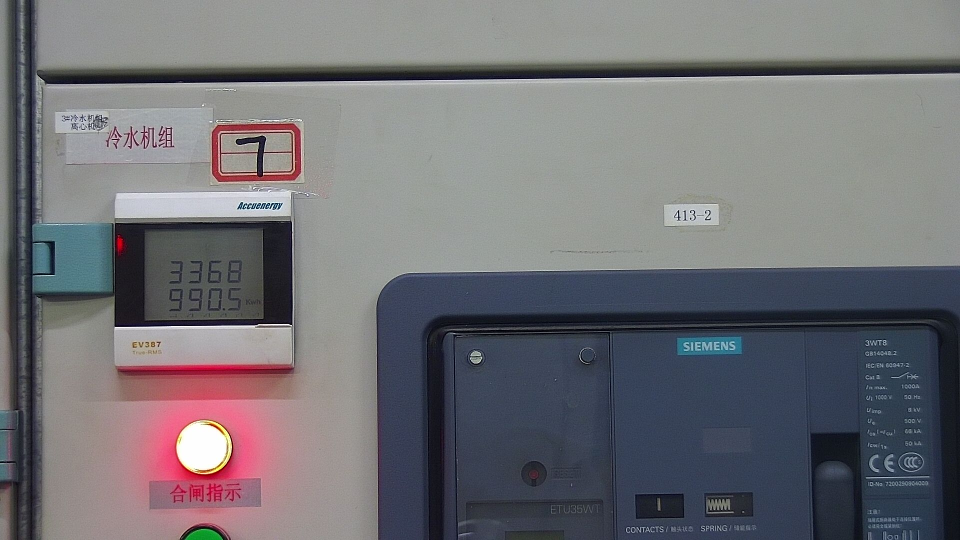
#> input picture image/17-2.jpg, 1920 x 1080 px (shown at 1/2 size)
$ python locator.py
#> lines starting #> are read from the running program, lines starting #| are printed output that depends on the picture; pictures that were not available may be replaced by others from this repository, and a replacement may not be noted
#> further down, img is the input picture: shape (1080, 1920, 3); mean B, G, R 117.1, 112.6, 113.4
import cv2
import numpy as np
import math
from sklearn.metrics.pairwise import pairwise_distances
from configuration import *

def getPointTemplate(pointID):
    """
    get the locate target
    :param pointID: ID
    :return: the template for location
    """
#> called with pointID = '17-2_1'
    return cv2.imread(templatePath + "/"+pointID+".jpg")
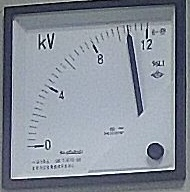
#> input picture info/20190515/template/1-2_1.jpg, 190 x 192 px, given in place of 17-2_1.jpg, which was not available
#> returned value is the input picture: shape (192, 190, 3); mean B, G, R 154.7, 143.5, 136.1
    # return cv2.imread("templateForLocation/"+pointID+".jpg")


def locateTargetwithSIFT(image, template):
    """
    get the place of the template in the picture
    :param image: picture captured by robot
    :param template: the saved template
    :return: coordinates x,y,w,h
    """
    templateBlurred = cv2.GaussianBlur(template, (3, 3), 0)
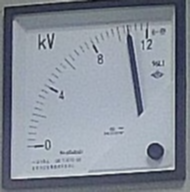
#> templateBlurred: shape (192, 190, 3); mean B, G, R 154.7, 143.5, 136.2
    imageBlurred = cv2.GaussianBlur(image, (3, 3), 0)

    sift = cv2.xfeatures2d.SIFT_create()

    # shape of descriptor n * 128, n is the num of key points.
    # a row of descriptor is the feature of related key point.
    templateKeyPoint, templateDescriptor = sift.detectAndCompute(templateBlurred, None)
#> templateKeyPoint = 240 keypoints; strongest (x, y, size): (50, 46, 2.3), (56, 91, 2), (96, 51, 1.9), (147, 36, 2)
    imageKeyPoint, imageDescriptor = sift.detectAndCompute(imageBlurred, None)
#> imageKeyPoint = 3025 keypoints; strongest (x, y, size): (405, 894, 62.8), (1370, 439, 2.5), (1381, 424, 2.3), (1357, 423, 2.8)

    # [7 lines of commented-out code are left out]
    bf = cv2.BFMatcher()
    # k = 2, so each match has 2 points. 2 points are sorted by distance.
    matches = bf.knnMatch(templateDescriptor, imageDescriptor, k=2)
#> matches = 240 matches
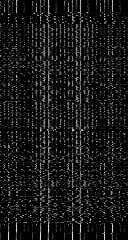
#> templateDescriptor: shape (240, 128) float32; min 0, max 223, mean 24.2

    # The first one is better than the second one
    good = [[m] for m, n in matches if m.distance < 0.8 * n.distance]
#> good = 13 matches

    # distance matrix
    templatePointMatrix = np.array([list(templateKeyPoint[p[0].queryIdx].pt) for p in good])
#> templatePointMatrix = 13 rows, first 8: [3.76, 96.67], [4.1, 79.02], [12.57, 177.2], [12.57, 177.2], [32.95, 130.2], [49.34, 10.53], [53.06, 45.66], [78.49, 50.03]
    imagePointMatrix = np.array([list(imageKeyPoint[p[0].trainIdx].pt) for p in good])
#> imagePointMatrix = 13 rows, first 8: [28.81, 384.9], [28.81, 384.9], [525, 635.6], [525, 635.6], [1363.8, 429.4], [489, 446.4], [227, 256.1], [1363.8, 429.4]
    templatePointDistanceMatrix = pairwise_distances(templatePointMatrix, metric="euclidean")
    imagePointDistanceMatrix = pairwise_distances(imagePointMatrix, metric="euclidean")

    # del bad match
    distances = []
    maxAbnormalNum = 15
    for i in range(len(good)):
        diff = abs(templatePointDistanceMatrix[i] - imagePointDistanceMatrix[i])
        # distance between distance features
        diff.sort()
        distances.append(np.sqrt(np.sum(np.square(diff[:-maxAbnormalNum]))))
#> this loop made 13 passes
#> after the loop, distances = [0, 0, 0, 0, 0, 0, 0, 0, 0, 0, 0, 0, 0]

    averageDistance = np.average(distances)
#> averageDistance = 0
    good2 = [good[i] for i in range(len(good)) if distances[i] < 2 * averageDistance]
#> good2 = []

    dst_pts = np.float32([imageKeyPoint[m[0].trainIdx].pt for m in good2]).reshape(-1, 1, 2)
#> dst_pts = empty array
#> (the run stopped early here; a loop or call above may not have finished)
